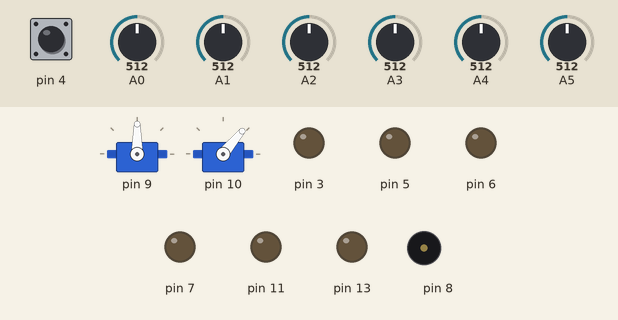
Simulated run of this sketch. Board: Arduino Uno, built with avr-gcc and run on an emulated ATmega328P. Shown: 2 × servo, output pins drawn as LEDs (lit = HIGH), buzzer (waves = sounding). The test bench sets the inputs (shaded band); at power-on: pin 4 LOW, A0 = 512, A1 = 512, A2 = 512, A3 = 512, A4 = 512, A5 = 512. EEPROM starts erased; what the sketch prints to the serial monitor is not drawn.

Above: at 0.8 s.
0.9 s: pin 4 driven HIGH
2.4 s: pin 4 driven LOW
At 2.8 s:
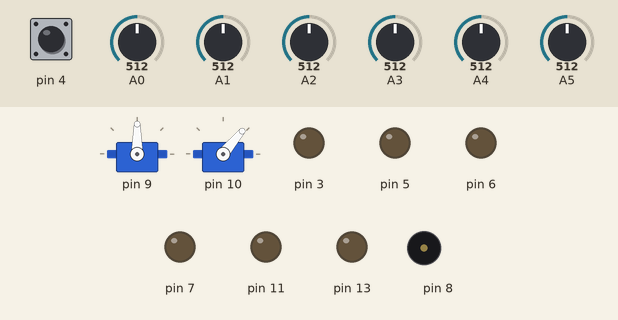
4.0 s: pin 4 pulsed HIGH 2 times (0.12 s each, 0.3 s apart)
At 4.9 s:
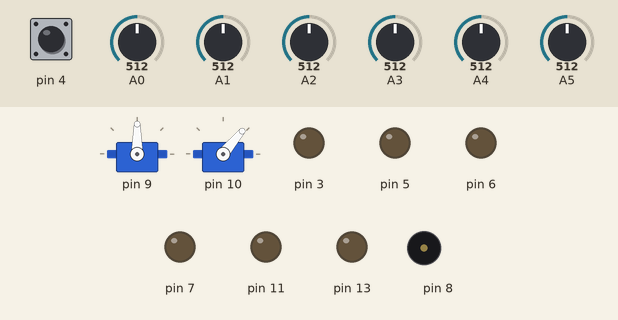
At 6.85 s:
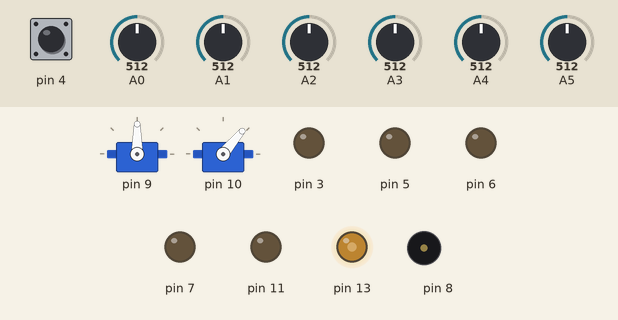
Timing chart, 0 to 13.0 s (numbered marks = the images above; inputs shaded):
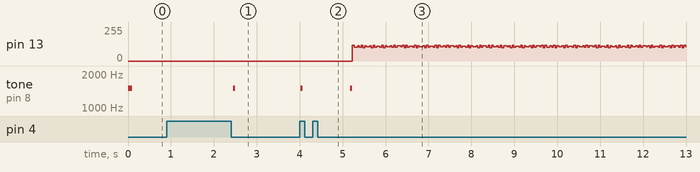

The sketch:

modified_line_tracking.ino
```cpp
#include "F:\project\lp_robot\modified_line_tracking\lp_robot.h"

void setup() {
  lp_init();
    SPEED_t = 178;

  FF();
  ao(); beep();
}

void loop(){
}
```

Measured:
- after the input at 0.9 s, every drawn part: stays the same
- after the input at 2.4 s, tone on pin 8: silent → 1500 Hz after 0.05 s, → silent 0.05 s later
- after the input at 4.0 s, tone on pin 8: alternates 1500 Hz for 0.05 s and silent for 1.1 s, 4 changes in all, then stays silent, starting at once
